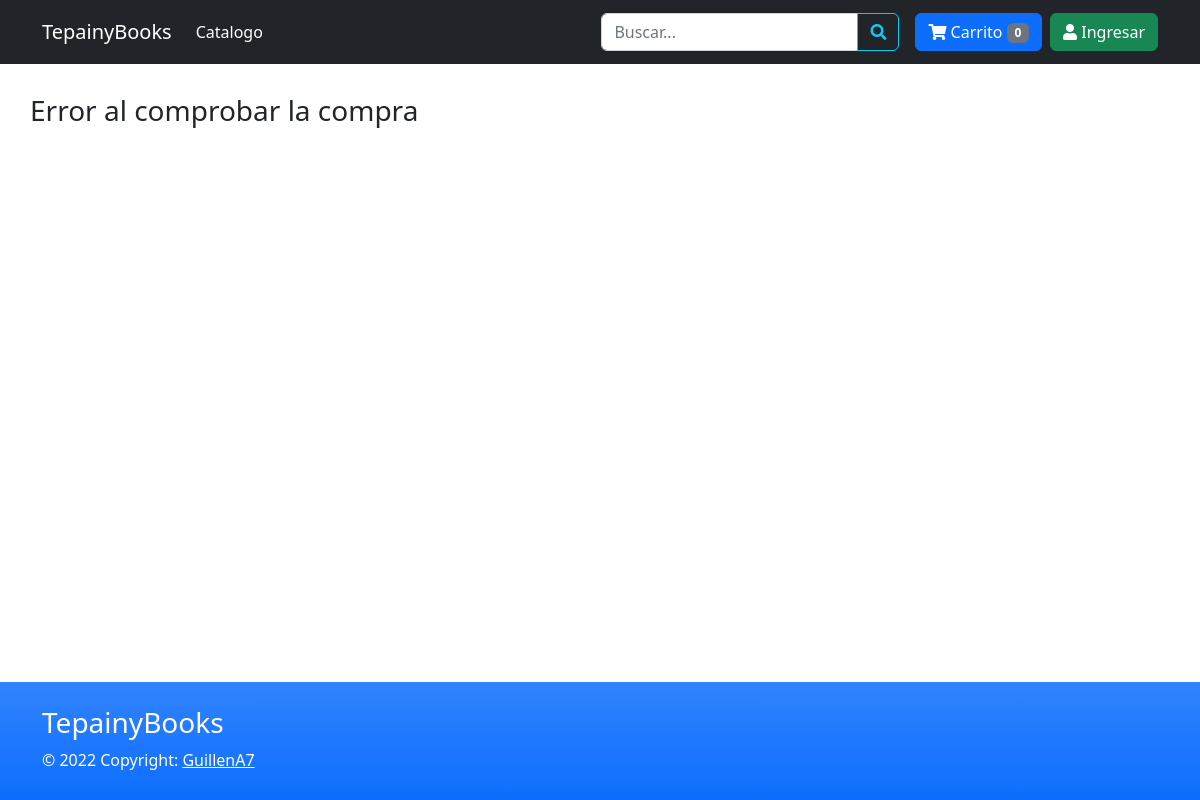
Page /completado.php?key=2AJ26466A1682911Y on the earlier database version.
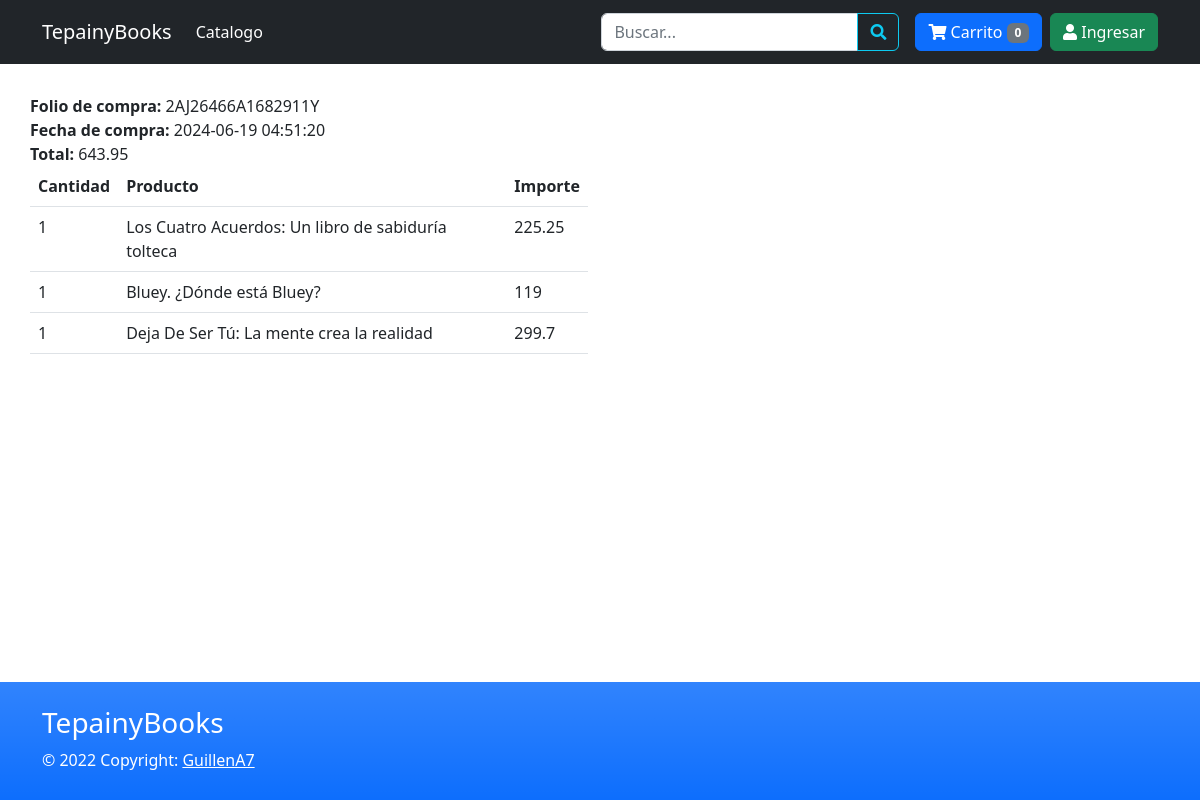
Same page on the later database version.
### tables this page shows
CREATE TABLE `compra` (
  `id` int(11) NOT NULL,
  `id_transaccion` varchar(20) NOT NULL,
  `fecha` datetime NOT NULL,
  `status` varchar(20) NOT NULL,
  `email` varchar(50) NOT NULL,
  `id_cliente` varchar(20) NOT NULL,
  `total` decimal(10,2) NOT NULL,
  `medio_pago` varchar(10) DEFAULT NULL
);

CREATE TABLE `detalle_compra` (
  `id` int(11) NOT NULL,
  `id_compra` int(11) NOT NULL,
  `id_producto` int(11) NOT NULL,
  `nombre` varchar(200) NOT NULL,
  `precio` decimal(10,2) NOT NULL,
  `cantidad` int(11) NOT NULL
);

### completado.php (the view, shortened to what this page needs)
<?php
$id_transaccion = isset($_GET['key']) ? $_GET['key'] : '';
$error = '';
if ($id_transaccion == '') {
    $error = 'Error al procesar la petición';
} else {
    $db = new Database();
    $con = $db->conectar();
    $sql = $con->prepare("SELECT count(id) FROM compra WHERE id_transaccion=? AND (status=? OR status=?)");
    $sql->execute([$id_transaccion, 'COMPLETED', 'approved']);
    if ($sql->fetchColumn() > 0) {
        $sql = $con->prepare("SELECT id, fecha, email, total FROM compra WHERE id_transaccion=? AND (status=? OR status=?) LIMIT 1");
        $sql->execute([$id_transaccion, 'COMPLETED', 'approved']);
        $row = $sql->fetch(PDO::FETCH_ASSOC);
        $idCompra = $row['id'];
        $sqlDet = $con->prepare("SELECT nombre, precio, cantidad FROM detalle_compra WHERE id_compra=?");
        $sqlDet->execute([$idCompra]);
    } else {
        $error = "Error al comprobar la compra";
    }
}
?>
<!DOCTYPE html>
<html lang="es" class="h-100">
<head>
    <link href="<?php echo SITE_URL; ?>css/bootstrap.min.css" rel="stylesheet">
    <link href="css/all.min.css" rel="stylesheet">
    <link href="css/estilos.css" rel="stylesheet">
</head>
<body class="d-flex flex-column h-100">
    <?php include 'menu.php'; ?>
    <main class="flex-shrink-0">
        <div class="container">
            <?php if (strlen($error) > 0) { ?>
                <div class="row">
                    <div class="col">
                        <h3><?php echo $error; ?></h3>
                    </div>
                </div>
            <?php } else { ?>
                <div class="row">
                    <div class="col">
                        <b>Folio de compra:</b> <?php echo $id_transaccion; ?><br>
                        <b>Fecha de compra:</b> <?php echo $row['fecha']; ?><br>
                        <b>Total:</b> <?php echo $row['total']; ?><br>
                    </div>
                </div>
                <div class="row">
                    <div class="col-md-6 col-sm-12">
                        <table class="table">
                            <thead>
                                <tr>
                                    <th>Cantidad</th>
                                    <th>Producto</th>
                                    <th>Importe</th>
                                </tr>
                            </thead>
                            <tbody>
                                <?php while ($row_det = $sqlDet->fetch(PDO::FETCH_ASSOC)) {
                                    $importe =  $row_det['cantidad'] * $row_det['precio']; ?>
                                    <tr>
                                        <td><?php echo $row_det['cantidad']; ?></td>
                                        <td><?php echo $row_det['nombre']; ?></td>
                                        <td><?php echo $importe; ?></td>
                                    </tr>
                                <?php } ?>
                            </tbody>
                        </table>
                    </div>
                </div>
            <?php } ?>
        </div>
    </main>
    <?php include 'footer.php'; ?>
</body>
</html>

Differences in the rows shown:
added compra: fecha "2024-06-19 04:51:20", total "643.95"
added detalle_compra: cantidad "1", nombre "Los Cuatro Acuerdos: Un libro de sabiduría tolteca", precio "225.25"
added detalle_compra: cantidad "1", nombre "Bluey. ¿Dónde está Bluey?", importe "119"
added detalle_compra: cantidad "1", nombre "Deja De Ser Tú: La mente crea la realidad", importe "299.7"
Other differences:
$id_transaccion: (not shown) → "2AJ26466A1682911Y"
$error: "Error al comprobar la compra" → (not shown)
text now shown: "Folio de compra: Fecha de compra: Total: Cantidad Producto Importe"
